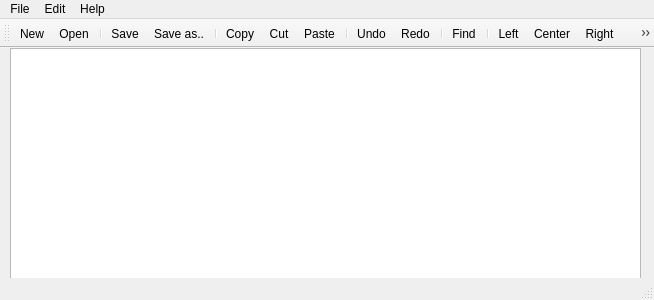
<?xml version="1.0" encoding="UTF-8"?>
<ui version="4.0">
 <class>MainWindow</class>
 <widget class="QMainWindow" name="MainWindow">
  <property name="geometry">
   <rect>
    <x>0</x>
    <y>0</y>
    <width>654</width>
    <height>300</height>
   </rect>
  </property>
  <property name="windowTitle">
   <string>MainWindow</string>
  </property>
  <widget class="QWidget" name="centralWidget">
   <widget class="QTextEdit" name="textEdit">
    <property name="geometry">
     <rect>
      <x>10</x>
      <y>0</y>
      <width>631</width>
      <height>241</height>
     </rect>
    </property>
   </widget>
  </widget>
  <widget class="QMenuBar" name="menuBar">
   <property name="geometry">
    <rect>
     <x>0</x>
     <y>0</y>
     <width>654</width>
     <height>21</height>
    </rect>
   </property>
   <widget class="QMenu" name="menuFile">
    <property name="title">
     <string>File</string>
    </property>
    <addaction name="actionNew"/>
    <addaction name="actionOpen"/>
    <addaction name="separator"/>
    <addaction name="actionSave"/>
    <addaction name="actionSave_as"/>
    <addaction name="separator"/>
    <addaction name="actionExit"/>
   </widget>
   <widget class="QMenu" name="menuEdit">
    <property name="title">
     <string>Edit</string>
    </property>
    <widget class="QMenu" name="menuAlign">
     <property name="title">
      <string>Align</string>
     </property>
     <addaction name="actionCenter"/>
     <addaction name="actionLeft"/>
     <addaction name="actionRight"/>
     <addaction name="actionJustify"/>
    </widget>
    <addaction name="actionCopy"/>
    <addaction name="actionCut"/>
    <addaction name="actionPaste"/>
    <addaction name="separator"/>
    <addaction name="actionUndo"/>
    <addaction name="actionRedo"/>
    <addaction name="separator"/>
    <addaction name="actionFind"/>
    <addaction name="separator"/>
    <addaction name="menuAlign"/>
   </widget>
   <widget class="QMenu" name="menuHelp">
    <property name="title">
     <string>Help</string>
    </property>
    <addaction name="actionAbout"/>
   </widget>
   <addaction name="menuFile"/>
   <addaction name="menuEdit"/>
   <addaction name="menuHelp"/>
  </widget>
  <widget class="QToolBar" name="mainToolBar">
   <attribute name="toolBarArea">
    <enum>TopToolBarArea</enum>
   </attribute>
   <attribute name="toolBarBreak">
    <bool>false</bool>
   </attribute>
   <addaction name="actionNew"/>
   <addaction name="actionOpen"/>
   <addaction name="separator"/>
   <addaction name="actionSave"/>
   <addaction name="actionSave_as"/>
   <addaction name="separator"/>
   <addaction name="actionCopy"/>
   <addaction name="actionCut"/>
   <addaction name="actionPaste"/>
   <addaction name="separator"/>
   <addaction name="actionUndo"/>
   <addaction name="actionRedo"/>
   <addaction name="separator"/>
   <addaction name="actionFind"/>
   <addaction name="separator"/>
   <addaction name="actionLeft"/>
   <addaction name="actionCenter"/>
   <addaction name="actionRight"/>
   <addaction name="actionJustify"/>
   <addaction name="separator"/>
   <addaction name="actionExit"/>
  </widget>
  <widget class="QStatusBar" name="statusBar"/>
  <action name="actionNew">
   <property name="icon">
    <iconset resource="images.qrc">
     <normaloff>:/Img/Images/New_24x24.png</normaloff>:/Img/Images/New_24x24.png</iconset>
   </property>
   <property name="text">
    <string>New</string>
   </property>
   <property name="shortcut">
    <string>Ctrl+N</string>
   </property>
  </action>
  <action name="actionOpen">
   <property name="icon">
    <iconset resource="images.qrc">
     <normaloff>:/Img/Images/Open_24x24.png</normaloff>:/Img/Images/Open_24x24.png</iconset>
   </property>
   <property name="text">
    <string>Open</string>
   </property>
   <property name="shortcut">
    <string>Ctrl+O</string>
   </property>
  </action>
  <action name="actionSave">
   <property name="icon">
    <iconset resource="images.qrc">
     <normaloff>:/Img/Images/Save_24x24.png</normaloff>:/Img/Images/Save_24x24.png</iconset>
   </property>
   <property name="text">
    <string>Save</string>
   </property>
   <property name="shortcut">
    <string>Ctrl+S</string>
   </property>
  </action>
  <action name="actionSave_as">
   <property name="icon">
    <iconset resource="images.qrc">
     <normaloff>:/Img/Images/saveas.png</normaloff>:/Img/Images/saveas.png</iconset>
   </property>
   <property name="text">
    <string>Save as..</string>
   </property>
   <property name="shortcut">
    <string>Ctrl+Shift+S</string>
   </property>
  </action>
  <action name="actionExit">
   <property name="icon">
    <iconset resource="images.qrc">
     <normaloff>:/Img/Images/Exit_24x24.png</normaloff>:/Img/Images/Exit_24x24.png</iconset>
   </property>
   <property name="text">
    <string>Exit</string>
   </property>
   <property name="shortcut">
    <string>Ctrl+Q</string>
   </property>
  </action>
  <action name="actionCopy">
   <property name="icon">
    <iconset resource="images.qrc">
     <normaloff>:/Img/Images/Copy_24x24.png</normaloff>:/Img/Images/Copy_24x24.png</iconset>
   </property>
   <property name="text">
    <string>Copy</string>
   </property>
   <property name="shortcut">
    <string>Ctrl+C</string>
   </property>
  </action>
  <action name="actionCut">
   <property name="icon">
    <iconset resource="images.qrc">
     <normaloff>:/Img/Images/Cut_24x24.png</normaloff>:/Img/Images/Cut_24x24.png</iconset>
   </property>
   <property name="text">
    <string>Cut</string>
   </property>
   <property name="shortcut">
    <string>Ctrl+X</string>
   </property>
  </action>
  <action name="actionPaste">
   <property name="icon">
    <iconset resource="images.qrc">
     <normaloff>:/Img/Images/Paste_24x24.png</normaloff>:/Img/Images/Paste_24x24.png</iconset>
   </property>
   <property name="text">
    <string>Paste</string>
   </property>
   <property name="shortcut">
    <string>Ctrl+V</string>
   </property>
  </action>
  <action name="actionUndo">
   <property name="icon">
    <iconset resource="images.qrc">
     <normaloff>:/Img/Images/Undo_24x24.png</normaloff>:/Img/Images/Undo_24x24.png</iconset>
   </property>
   <property name="text">
    <string>Undo</string>
   </property>
   <property name="shortcut">
    <string>Ctrl+Z</string>
   </property>
  </action>
  <action name="actionRedo">
   <property name="icon">
    <iconset resource="images.qrc">
     <normaloff>:/Img/Images/Redo_24x24.png</normaloff>:/Img/Images/Redo_24x24.png</iconset>
   </property>
   <property name="text">
    <string>Redo</string>
   </property>
   <property name="shortcut">
    <string>Ctrl+Y</string>
   </property>
  </action>
  <action name="actionFind">
   <property name="icon">
    <iconset resource="images.qrc">
     <normaloff>:/Img/Images/Find_24x24.png</normaloff>:/Img/Images/Find_24x24.png</iconset>
   </property>
   <property name="text">
    <string>Find</string>
   </property>
   <property name="shortcut">
    <string>Ctrl+F</string>
   </property>
  </action>
  <action name="actionCenter">
   <property name="icon">
    <iconset resource="images.qrc">
     <normaloff>:/Img/Images/Text-align-center-icon.png</normaloff>:/Img/Images/Text-align-center-icon.png</iconset>
   </property>
   <property name="text">
    <string>Center</string>
   </property>
   <property name="shortcut">
    <string>Ctrl+E</string>
   </property>
  </action>
  <action name="actionLeft">
   <property name="icon">
    <iconset resource="images.qrc">
     <normaloff>:/Img/Images/Text-align-left-icon.png</normaloff>:/Img/Images/Text-align-left-icon.png</iconset>
   </property>
   <property name="text">
    <string>Left</string>
   </property>
   <property name="shortcut">
    <string>Ctrl+L</string>
   </property>
  </action>
  <action name="actionRight">
   <property name="icon">
    <iconset resource="images.qrc">
     <normaloff>:/Img/Images/Text-align-right-icon.png</normaloff>:/Img/Images/Text-align-right-icon.png</iconset>
   </property>
   <property name="text">
    <string>Right</string>
   </property>
   <property name="shortcut">
    <string>Ctrl+R</string>
   </property>
  </action>
  <action name="actionJustify">
   <property name="icon">
    <iconset resource="images.qrc">
     <normaloff>:/Img/Images/Text-align-justify-icon.png</normaloff>:/Img/Images/Text-align-justify-icon.png</iconset>
   </property>
   <property name="text">
    <string>Justify</string>
   </property>
   <property name="shortcut">
    <string>Ctrl+J</string>
   </property>
  </action>
  <action name="actionAbout">
   <property name="icon">
    <iconset resource="images.qrc">
     <normaloff>:/Img/Images/logo.ico</normaloff>:/Img/Images/logo.ico</iconset>
   </property>
   <property name="text">
    <string>About</string>
   </property>
  </action>
 </widget>
 <layoutdefault spacing="6" margin="11"/>
 <resources>
  <include location="images.qrc"/>
 </resources>
 <connections/>
</ui>
